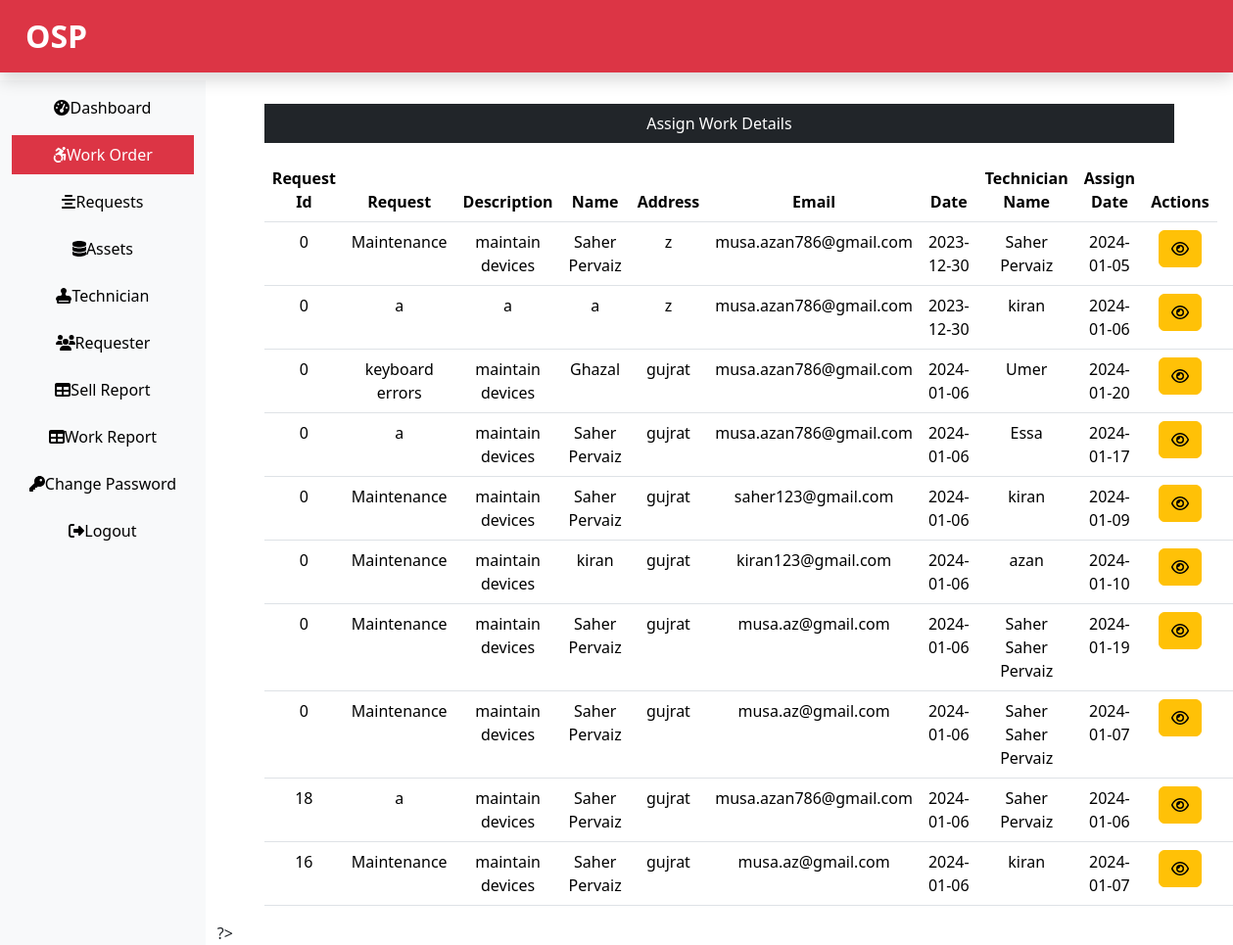
/OSP/admin/work.php, run on the app's committed database.
### tables this page shows
CREATE TABLE IF NOT EXISTS `work_assign` (
  `id` int(11) NOT NULL AUTO_INCREMENT,
  `request_id` int(11) NOT NULL,
  `u_request` varchar(225) NOT NULL,
  `u_description` varchar(225) NOT NULL,
  `u_name` varchar(225) NOT NULL,
  `u_add1` text NOT NULL,
  `u_add2` text NOT NULL,
  `u_city` varchar(225) NOT NULL,
  `u_state` varchar(225) NOT NULL,
  `u_zip` varchar(225) NOT NULL,
  `u_email` text NOT NULL,
  `u_mobile` varchar(225) NOT NULL,
  `date` date NOT NULL,
  `t_name` varchar(225) NOT NULL,
  `assign_date` date NOT NULL,
  PRIMARY KEY (`id`)
);

### OSP/admin/work.php (the view, shortened to what this page needs)
<?php
include('include/header.php');
include("../connection.php");
$sql = "SELECT * FROM `work_assign`";
$res = $con->query($sql);
?>
<div class="col-sm-10">
    <div class="mt-4 mx-5 text-center">
        <p class="bg-dark text-white p-2">Assign Work Details</p>
        <table class="table">
            <thead>
                <tr class=text-center>
                    <th scope="col">Request Id</th>
                    <th scope="col">Request</th>
                    <th scope="col">Description</th>
                    <th scope="col">Name</th>
                    <th scope="col">Address</th>
                    <th scope="col">Email</th>
                    <th scope="col">Date</th>
                    <th scope="col">Technician Name</th>
                    <th scope="col">Assign Date</th>
                    <th scope="col-2">Actions</th>
                </tr>
            </thead>
            <tbody>
                <?php
                if ($res->num_rows > 0) {
                    while ($row = $res->fetch_assoc()) {
                ?>
                        <tr>
                            <td><?php echo $row['request_id']; ?></td>
                            <td><?php echo $row['u_request']; ?></td>
                            <td><?php echo $row['u_description']; ?></td>
                            <td><?php echo $row['u_name']; ?></td>
                            <td><?php echo $row['u_add1']; ?></td>
                            <td><?php echo $row['u_email']; ?></td>
                            <td><?php echo $row['date']; ?></td>
                            <td><?php echo $row['t_name']; ?></td>
                            <td><?php echo $row['assign_date']; ?></td>
                            <td><form action="" method="POST"><button class="btn btn-warning" type="submit" value="view" name="view"><i class="far fa-eye"></i></button></td>
                            <td></td>
                        </tr>
                <?php
                    }
                }
                ?>
            </tbody>
        </table>
    </div>
    ?>
    <?php
    include('include/footer.php');
    ?>

### data on the page
work_assign: request "0", u_request "Maintenance", u_description "maintain devices", u_name "Saher Pervaiz", u_add1 "z", u_email "musa.azan786@gmail.com", date "2023-12-30", t_name "Saher Pervaiz", assign_date "2024-01-05"
work_assign: request "0", u_request "a", u_description "a", u_name "a", u_add1 "z", u_email "musa.azan786@gmail.com", date "2023-12-30", t_name "kiran", assign_date "2024-01-06"
work_assign: request "0", u_request "keyboard errors", u_description "maintain devices", u_name "Ghazal", u_add1 "gujrat", u_email "musa.azan786@gmail.com", date "2024-01-06", t_name "Umer", assign_date "2024-01-20"
work_assign: request "0", u_request "a", u_description "maintain devices", u_name "Saher Pervaiz", u_add1 "gujrat", u_email "musa.azan786@gmail.com", date "2024-01-06", t_name "Essa", assign_date "2024-01-17"
work_assign: request "0", u_request "Maintenance", u_description "maintain devices", u_name "Saher Pervaiz", u_add1 "gujrat", u_email "saher123@gmail.com", date "2024-01-06", t_name "kiran", assign_date "2024-01-09"
work_assign: request "0", u_request "Maintenance", u_description "maintain devices", u_name "kiran", u_add1 "gujrat", u_email "kiran123@gmail.com", date "2024-01-06", t_name "azan", assign_date "2024-01-10"
work_assign: request "0", u_request "Maintenance", u_description "maintain devices", u_name "Saher Pervaiz", u_add1 "gujrat", u_email "musa.az@gmail.com", date "2024-01-06", t_name "Saher Saher Pervaiz", assign_date "2024-01-19"
work_assign: request "0", u_request "Maintenance", u_description "maintain devices", u_name "Saher Pervaiz", u_add1 "gujrat", u_email "musa.az@gmail.com", date "2024-01-06", t_name "Saher Saher Pervaiz", assign_date "2024-01-07"
work_assign: request "18", u_request "a", u_description "maintain devices", u_name "Saher Pervaiz", u_add1 "gujrat", u_email "musa.azan786@gmail.com", date "2024-01-06", t_name "Saher Pervaiz", assign_date "2024-01-06"
work_assign: request "16", u_request "Maintenance", u_description "maintain devices", u_name "Saher Pervaiz", u_add1 "gujrat", u_email "musa.az@gmail.com", date "2024-01-06", t_name "kiran", assign_date "2024-01-07"
